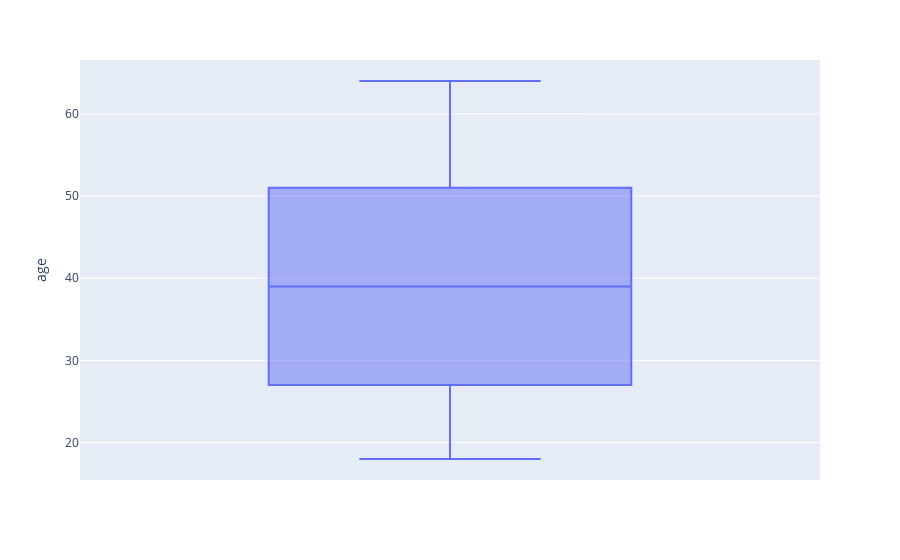

The cell this chart's notebook holds for it:
### Code cell
boxplot = px.box(df2, y="age")
boxplot.show()

### Figure 1 — Plotly figure (JSON) as saved in the notebook; plotly's stock layout.template omitted (floating-point values rounded to 4 significant figures; data arrays with more than 128 entries replaced by an {"elided": "..."} marker saying what was removed)
{"data": [{"alignmentgroup": "True", "hovertemplate": "age=%{y}<extra></extra>", "legendgroup": "", "marker": {"color": "#636efa"}, "name": "", "notched": false, "offsetgroup": "", "orientation": "v", "showlegend": false, "type": "box", "x0": " ", "xaxis": "x", "y": {"elided": "1338 int values"}, "y0": " ", "yaxis": "y"}], "layout": {"boxmode": "group", "legend": {"tracegroupgap": 0}, "margin": {"t": 60}, "xaxis": {"anchor": "y", "domain": [0, 1]}, "yaxis": {"anchor": "x", "domain": [0, 1], "title": {"text": "age"}}}}
